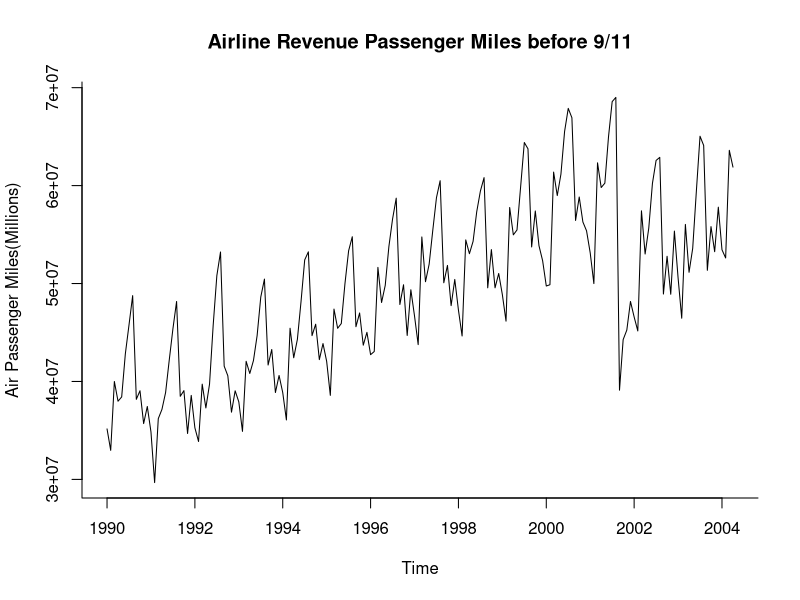

Write R code to recreate this figure. (Note: this script raises an error after producing the figure.)
## ---- chunk 1
Traveldata <- read.csv("Sept11Travel.csv")
Traveldata 
## ---- chunk 2
#pre-event time series for Air 

Air_pre911.ts <- ts(Traveldata$Air,  start = c(1990, 1), end = c(2004, 4), frequency = 12)
Air_pre911.plot <- plot(Air_pre911.ts, ylab = "Air Passenger Miles(Millions)", type="l", bty="l",  main = "Airline Revenue Passenger Miles before 9/11")
## ---- chunk 3

## ---- chunk 4
#Adding trend or season or Trend+season
AirMulti.lm <- tslm(Adjusted_Air_multiplicative.ts ~ trend)
summary(AirMulti.lm)

AirMulti.lm.season <- tslm(Adjusted_Air_multiplicative.ts ~ season)
summary(AirMulti.lm.season)

AirMulti.lm.seasonAndTrend <- tslm(Adjusted_Air_multiplicative.ts ~ trend+season)
summary(AirMulti.lm.seasonAndTrend)
plot(AirMulti.lm.seasonAndTrend$residuals)
AirMulti.lm.seasonAndTrend$residuals
## ---- chunk 5
Acf(AirMulti.lm.seasonAndTrend$residuals, lag.max = 12, main="")
#partial autocorrelation
Pacf(AirMulti.lm.seasonAndTrend$residuals, lag.max = 12, main="")
  
## ---- chunk 6
#adding linear trend for Air,rail and Vehicle
# adding linear trend for Air,rail and Vehicle
Air.lm <- tslm(Adjusted_Air_Additive.ts ~ trend)
summary(Air.lm)

Rail.lm <- tslm(Adjusted_Rail.ts ~ trend)
summary(Rail.lm)

Vehicle.lm <- tslm(Adjusted_Vehicle.ts ~ trend)
summary(Rail.lm)


# fitting Quadratic trend for Rail
Rail.lm <- tslm(Adjusted_Rail.ts ~ trend + I(trend^2))
summary(Rail.lm)

## ---- chunk 7
#  generate the naive and seasonal naive forecasts
Airnaive.pred <- forecast::naive(Adjusted_Air_Additive.ts, h = 36)
Airsnaive.pred <- forecast::snaive(Adjusted_Air_Additive.ts, h = 36)
Airnaive.pred
Airsnaive.pred

Railnaive.pred <- forecast::naive(Adjusted_Rail.ts, h = 36)
Railsnaive.pred <- forecast::snaive(Adjusted_Rail.ts, h = 36)
Railnaive.pred
Railsnaive.pred

Vehiclenaive.pred <- forecast::naive(Adjusted_Vehicle.ts, h = 36)
Vehiclesnaive.pred <- forecast::snaive(Adjusted_Vehicle.ts, h = 36)
Vehiclenaive.pred
Vehiclesnaive.pred
## ---- chunk 8
# plot forecasts and actuals in the training and validation sets
plot(AirTravel.ts,  ylab = "Air Travel", xlab = "Time", bty = "l", xaxt = "n", xlim = c(1990,2005), main = "") 
axis(1, at = seq(1990, 2005, 1), labels = format(seq(1990, 2005, 1)))
lines(Airnaive.pred$mean, lwd = 2, col = "blue", lty = 1)
lines(Airsnaive.pred$mean, lwd = 2, col = "red", lty = 1)
lines(c(2004.70 - 3, 2004.70 - 3), c(0, 700999930)) 
lines(c(2004.25, 2004.25), c(0, 700999930))
text(1994.25, 69103630, "Training")
text(2002.75, 69999990, "Validation")
text(2004.90, 69103630, "Future")
arrows(2001, 67000000, 1990, 67000000, code = 3, length = 0.1, lwd = 1,angle = 30)


plot(RailTravel.ts,  ylab = "Rail Travel", xlab = "Time", bty = "l", xaxt = "n", xlim = c(1990,2005), main = "") 
axis(1, at = seq(1990, 2005, 1), labels = format(seq(1990, 2005, 1)))
lines(Railnaive.pred$mean, lwd = 2, col = "blue", lty = 1)
lines(Railsnaive.pred$mean, lwd = 2, col = "red", lty = 1)
lines(c(2004.70 - 3, 2004.70 - 3), c(0, 804013874)) 
lines(c(2004.25, 2004.25), c(0, 804013874))
text(1996, 664013874, "Training")
text(2002.75, 664013874, "Validation")
text(2004.90, 664013874, "Future")
#arrows(2001, 630000000, 1990, 630000000, code = 3, length = 0.1, lwd = 1,angle = 30)
#arrows(2004.5 - 3, 2450, 2004, 2450, code = 3, length = 0.1, lwd = 1,angle = 30)
#arrows(2004.5, 2450, 2006, 2450, code = 3, length = 0.1, lwd = 1, angle = 30)
  
  plot(VehicleTravel.ts,  ylab = "Vehicle Travel", xlab = "Time", bty = "l", xaxt = "n", xlim = c(1990,2005), main = "") 
  axis(1, at = seq(1990, 2005, 1), labels = format(seq(1990, 2005, 1)))
  lines(Vehiclenaive.pred$mean, lwd = 2, col = "blue", lty = 1)
  lines(Vehiclesnaive.pred$mean, lwd = 2, col = "red", lty = 1)
  lines(c(2004.70 - 3, 2004.70 - 3), c(0, 350)) 
  lines(c(2004.25, 2004.25), c(0, 270))
  text(1994.25, 240, "Training")
  text(2002.75, 255, "Validation")
  text(2004.90, 240, "Future")
arrows(2001, 67000000, 1990, 67000000, code = 3, length = 0.1, lwd = 1,angle = 30)
